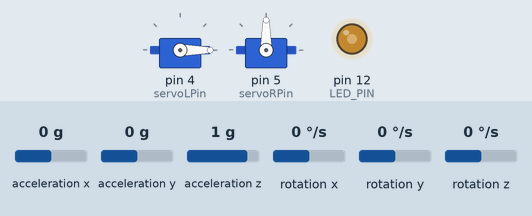
Bench run of a sketch on a simulated Arduino Uno, built with avr-gcc and run on an emulated ATmega328P. Parts: 2 × servo, output pins drawn as LEDs (lit = HIGH). Inputs (shaded band) come from the test bench; at power-on: rotation y 0 °/s, acceleration x 0 g, acceleration y 0 g, acceleration z 1 g, rotation x 0 °/s, rotation z 0 °/s. What the sketch prints to the serial monitor is not drawn.

Above: at 0.82 s.
1.3 s: rotation y set to -192 °/s
At 1.63 s:
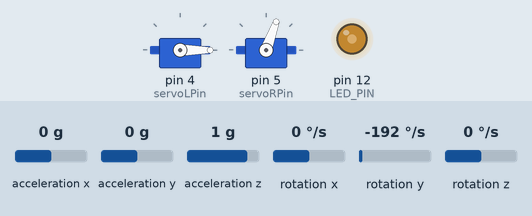
4.3 s: rotation y set to 100 °/s
At 4.75 s:
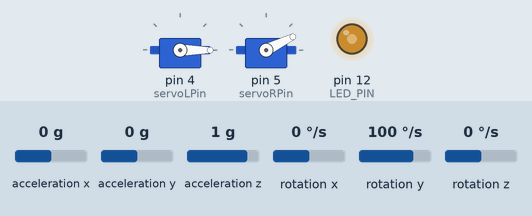
7.3 s: rotation y set to -100 °/s
10.3 s: rotation y set to 5 °/s
At 10.5 s:
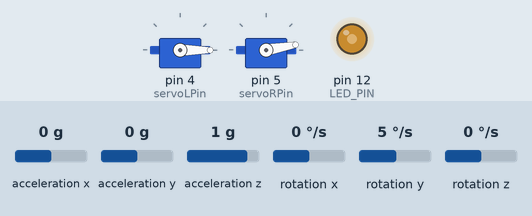
Timing chart, 0 to 17.3 s (numbered marks = the images above; inputs shaded):
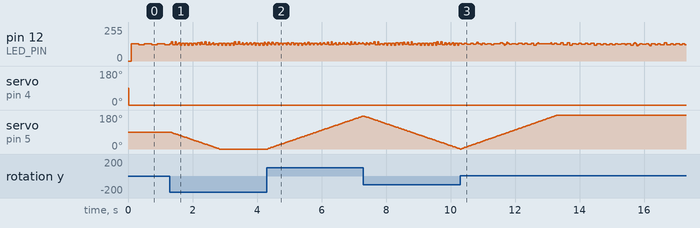

Measured:
- after the input at 1.3 s, servo on pin 5 (servoRPin): moves from 90° to 0° over 1.5 s, starting at once
- after the input at 4.3 s, servo on pin 5 (servoRPin): moves from 0° to 174° over 2.9 s, starting at once
- after the input at 10.3 s, servo on pin 5 (servoRPin): moves from 0° to 180° over 3.0 s, starting at once

The sketch:

Gyro_to_Servo_Control.ino
```cpp
#include <I2Cdev.h>
#include <MPU6050.h>
#include <Servo.h>

Servo servoL;
Servo servoR;

// Arduino Wire library is required if I2Cdev I2CDEV_ARDUINO_WIRE implementation
// is used in I2Cdev.h
#if I2CDEV_IMPLEMENTATION == I2CDEV_ARDUINO_WIRE
    #include <Wire.h>
#endif

// class default I2C address is 0x68
// specific I2C addresses may be passed as a parameter here
// AD0 low = 0x68 (default for InvenSense evaluation board)
// AD0 high = 0x69
MPU6050 accelgyro;
//MPU6050 accelgyro(0x69); // <-- use for AD0 high

int ax, ay, az;
int gx, gy, gz;

//Servo stuff
int servoLPin = 4;
int servoRPin = 5;
double servoValueL, servoValueR = 90;
int servoDelay = 15;    //Servo delay in miliseconds

//Time calculations
unsigned long previousTime = 0;
unsigned long previousTimeDisp = 0;

#define OUTPUT_READABLE_ACCELGYRO

#define LED_PIN 12
bool blinkState = false;

void setup() {
    servoL.attach(servoLPin);
    servoR.attach(servoRPin);

    // join I2C bus (I2Cdev library doesn't do this automatically)
    #if I2CDEV_IMPLEMENTATION == I2CDEV_ARDUINO_WIRE
        Wire.begin();
    #elif I2CDEV_IMPLEMENTATION == I2CDEV_BUILTIN_FASTWIRE
        Fastwire::setup(400, true);
    #endif

    Serial.begin(38400);

    // initialize device
    Serial.println("Initializing I2C devices...");
    accelgyro.initialize();

    // verify connection
    Serial.println("Testing device connections...");
    Serial.println(accelgyro.testConnection() ? "MPU6050 connection successful" : "MPU6050 connection failed");

    // use the code below to change accel/gyro offset values

    Serial.println("Updating internal sensor offsets...");
    // -76  -2359 1688  0 0 0
    Serial.print(accelgyro.getXAccelOffset()); Serial.print("\t"); // -76
    Serial.print(accelgyro.getYAccelOffset()); Serial.print("\t"); // -2359
    Serial.print(accelgyro.getZAccelOffset()); Serial.print("\t"); // 1688
    Serial.print(accelgyro.getXGyroOffset()); Serial.print("\t"); // 0
    Serial.print(accelgyro.getYGyroOffset()); Serial.print("\t"); // 0
    Serial.print(accelgyro.getZGyroOffset()); Serial.print("\t"); // 0
    Serial.print("\n");
    accelgyro.setXGyroOffset(160);
    accelgyro.setYGyroOffset(100);
    accelgyro.setZGyroOffset(30);
    Serial.print(accelgyro.getXAccelOffset()); Serial.print("\t"); // -76
    Serial.print(accelgyro.getYAccelOffset()); Serial.print("\t"); // -2359
    Serial.print(accelgyro.getZAccelOffset()); Serial.print("\t"); // 1688
    Serial.print(accelgyro.getXGyroOffset()); Serial.print("\t"); // 0
    Serial.print(accelgyro.getYGyroOffset()); Serial.print("\t"); // 0
    Serial.print(accelgyro.getZGyroOffset()); Serial.print("\t"); // 0
    Serial.print("\n");

//    accelgyro.setXGyroOffset(-650);
//    accelgyro.setYGyroOffset(-410);
//    accelgyro.setZGyroOffset(-150);

    // configure Arduino LED for
    pinMode(LED_PIN, OUTPUT);
}

void loop() {

    unsigned long currentTime = millis();
    // read raw accel/gyro measurements from device
    accelgyro.getMotion6(&ax, &ay, &az, &gx, &gy, &gz);

    // these methods (and a few others) are also available
    //accelgyro.getAcceleration(&ax, &ay, &az);
    //accelgyro.getRotation(&gx, &gy, &gz);


   if(currentTime - previousTimeDisp > 100)
   {
    #ifdef OUTPUT_READABLE_ACCELGYRO
        // display tab-separated accel/gyro x/y/z values
        Serial.print("a/g:\t");
        Serial.print(ax); Serial.print("\t");
        Serial.print(ay); Serial.print("\t");
        Serial.print(az); Serial.print("\t");
        Serial.print(gx); Serial.print("\t");
        Serial.print(gy); Serial.print("\t");
        Serial.println(gz);
    #endif
    previousTimeDisp = currentTime;
   }

    #ifdef OUTPUT_BINARY_ACCELGYRO
        Serial.write((uint8_t)(ax >> 8)); Serial.write((uint8_t)(ax & 0xFF));
        Serial.write((uint8_t)(ay >> 8)); Serial.write((uint8_t)(ay & 0xFF));
        Serial.write((uint8_t)(az >> 8)); Serial.write((uint8_t)(az & 0xFF));
        Serial.write((uint8_t)(gx >> 8)); Serial.write((uint8_t)(gx & 0xFF));
        Serial.write((uint8_t)(gy >> 8)); Serial.write((uint8_t)(gy & 0xFF));
        Serial.write((uint8_t)(gz >> 8)); Serial.write((uint8_t)(gz & 0xFF));
    #endif

    // blink LED to indicate activity
    blinkState = !blinkState;
    digitalWrite(LED_PIN, blinkState);

    /*
     * SERVO STUFFFF
     */
     //servoValueL = map(gy,-32768,32767,0,180);
     //servoValueR = map(servoValueL,0,180,180,0);
    Serial.println(gy);

     if(currentTime - previousTime >= servoDelay)
     {
     if(servoValueR > 179) servoValueR = 180;
     if(servoValueR < 1) servoValueR = 0;
     if(gy > 100) servoValueR ++;
     if(gy < -100) servoValueR --;
        servoL.write(servoValueL);
        servoR.write(servoValueR);
        previousTime = currentTime;
     }

}
```
